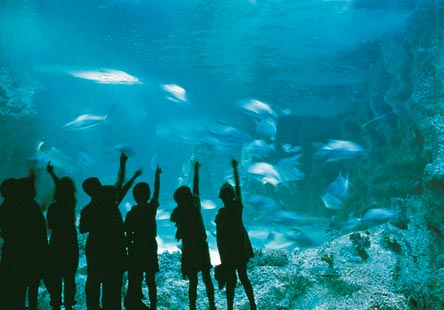
#> input picture hw1_2020fall/hw1_2020fall/code/writeup_docs/sun_aztvjgubyrgvirup.jpg, 444 x 310 px, found by its file name
$ python main.py
#> lines starting #> are read from the running program, lines starting #| are printed output that depends on the picture
#> in main, img is the input picture: PIL image 444x310 RGB; mean R, G, B 11.9, 120.5, 136.3
### hw1_2020fall/hw1_2020fall/code/visual_words.py
import os, multiprocessing
from os.path import join, isfile

import numpy as np
from PIL import Image
import scipy.ndimage
import skimage.color
import random
import visual_words

from functools import partial
from sklearn import cluster
from multiprocessing import Pool


def extract_filter_responses(opts, img):
    '''
    Extracts the filter responses for the given image.

    [input]
    * opts    : options
    * img    : numpy.ndarray of shape (H,W) or (H,W,3)
    [output]
    * filter_responses: numpy.ndarray of shape (H,W,3F)
    '''

    filter_scales = opts.filter_scales

    # if image is grayscale, convert to 3-channel
    if img.ndim < 3:
        img = np.stack((img,)*3, axis=-1)

    # if values are not between 0 and 1, normalize
    maxval = np.amax(img)
#> maxval = 1
    minval = np.amin(img)
#> minval = 0
    if maxval > 1 or minval < 0:
        img = (img - minval) / (maxval - minval)

    # if img is not of type float, cast to float
    if img.dtype != 'float32':
        img = img.astype(float)

    # collect dimension of img
    shape = np.shape(img)
#> shape = (310, 444, 3)
    height = shape[0]
#> height = 310
    width = shape[1]
#> width = 444
    depth = shape[2]
#> depth = 3

    img = skimage.color.rgb2lab(img)
#> img: shape (310, 444, 3) float32; mean of channels 0, 1, 2 45.7, -20.1, -15.4

    filter_responses = np.ndarray((height,width,0))
#> filter_responses = empty array

    # apply four filters across each pixel channel
    for sigma in filter_scales:

        g_filtered = np.ndarray((height,width,0))
        for i in range(depth):
            channel = img[:,:,i]
            # apply gaussian filter
            temp = scipy.ndimage.gaussian_filter(channel, sigma)
            temp = temp[...,np.newaxis] # add third dimension for concatenation
            g_filtered = np.concatenate((g_filtered, temp), axis=2)

        gl_filtered = np.ndarray((height,width,0))
        for i in range(depth):
            channel = img[:,:,i]
            # apply gaussian laplace filter
            temp = scipy.ndimage.gaussian_laplace(channel, sigma)
            temp = temp[...,np.newaxis] # add third dimension for concatenation
            gl_filtered = np.concatenate((gl_filtered, temp), axis=2)

        gx_filtered = np.ndarray((height,width,0))
        for i in range(depth):
            channel = img[:,:,i]
            # apply horizontal gaussian filter
            temp = scipy.ndimage.gaussian_filter(channel, sigma, (0,1))
            temp = temp[...,np.newaxis] # add third dimension for concatenation
            gx_filtered = np.concatenate((gx_filtered, temp), axis=2)

        gy_filtered = np.ndarray((height,width,0))
        for i in range(depth):
            channel = img[:,:,i]
            # apply vertical gaussian filter
            temp = scipy.ndimage.gaussian_filter(channel, sigma, (1,0))
            temp = temp[...,np.newaxis] # add third dimension for concatenation
            gy_filtered = np.concatenate((gy_filtered, temp), axis=2)

        # concatentate all filters into one array
        temp_stack = np.concatenate((g_filtered, gl_filtered, gx_filtered, gy_filtered), axis=2)

        # add all filters for one channel to final array
        filter_responses = np.concatenate((filter_responses, temp_stack), axis=2)
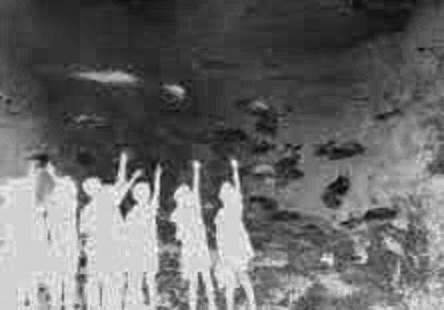
#> channel: shape (310, 444) float32; min -38.09, max 16.19, mean -15.42; drawn with min black and max white

    return filter_responses

# ADDED INPUT
# [121 lines left out: functions compute_dictionary_one_image, compute_dictionary, get_visual_words, not called in this run]


### hw1_2020fall/hw1_2020fall/code/util.py
import numpy as np
import matplotlib.pyplot as plt
import multiprocessing

# [5 lines left out: function get_num_CPU, not called in this run]

def display_filter_responses(opts, response_maps):
    '''
    Visualizes the filter response maps.

    [input]
    * response_maps: a numpy.ndarray of shape (H,W,3F)
    '''

    n_scale = len(opts.filter_scales)
    plt.figure(1)

    for i in range(n_scale*4):
        plt.subplot(n_scale, 4, i+1)
        resp = response_maps[:, :, i*3:i*3 + 3]
        resp_min = resp.min(axis=(0,1), keepdims=True)
        resp_max = resp.max(axis=(0,1), keepdims=True)
        resp = (resp - resp_min)/(resp_max - resp_min)
        plt.imshow(resp)
        plt.axis("off")
#> this loop made 8 passes
#> (resp_min, resp_max) on passes 1 to 8: ([[7.73, -35.8, -35.67]], [[98.11, 2.74, 13.55]]), ([[-31.67, -7.54, -8.17]], [[20.99, 8.89, 8.54]]), ([[-30.27, -6.9, -11.2]], [[30.39, 7.53, 11.21]]), ([[-28.61, -8.5, -9.3]], [[19.55, 7.2, 9.59]]), ([[8.84, -34.15, -34.39]], [[96.56, 0.526, 10.01]]), ([[-8.28, -2.91, -4.04]], [[5.72, 2.58, 3.82]]), ([[-16.28, -3.58, -6.17]], [[16.37, 3.58, 6.13]]), ([[-14.34, -4.74, -4.48]], [[9.61, 4.12, 6.22]])
#> pass 1, in display_filter_responses, `resp = response_maps[:, :, i*3:i*3 + 3]`:
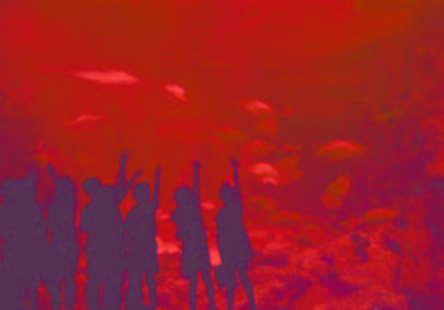
#> resp: shape (310, 444, 3) float64; mean of channels 0, 1, 2 45.7, -20.1, -15.4; drawn with min black and max white
#> pass 1, in display_filter_responses, `resp = (resp - resp_min)/(resp_max - resp_min)`:
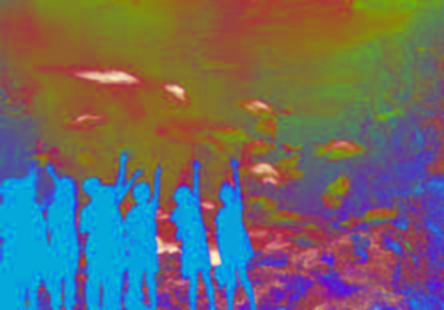
#> resp: shape (310, 444, 3) float64; mean of channels 0, 1, 2 0.42, 0.407, 0.411; drawn as R, G, B
#> pass 2, in display_filter_responses, `resp = response_maps[:, :, i*3:i*3 + 3]`:
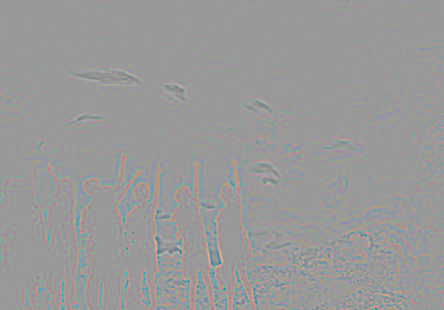
#> resp: shape (310, 444, 3) float64; mean of channels 0, 1, 2 0, 0, 0; drawn with min black and max white
#> pass 2, in display_filter_responses, `resp = (resp - resp_min)/(resp_max - resp_min)`:
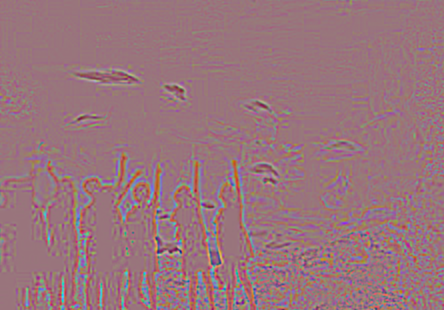
#> resp: shape (310, 444, 3) float64; mean of channels 0, 1, 2 0.601, 0.459, 0.489; drawn as R, G, B
#> after the loop:
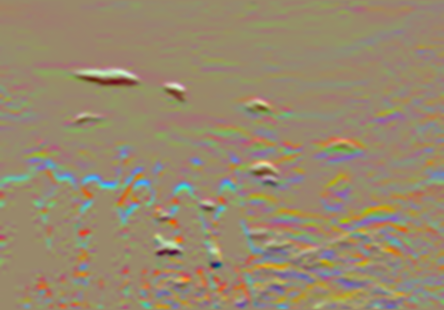
#> resp: shape (310, 444, 3) float64; mean of channels 0, 1, 2 0.596, 0.534, 0.427; drawn as R, G, B

    plt.subplots_adjust(left=0.05,right=0.95,top=0.95,bottom=0.05,wspace=0.05,hspace=0.05)
    plt.show()
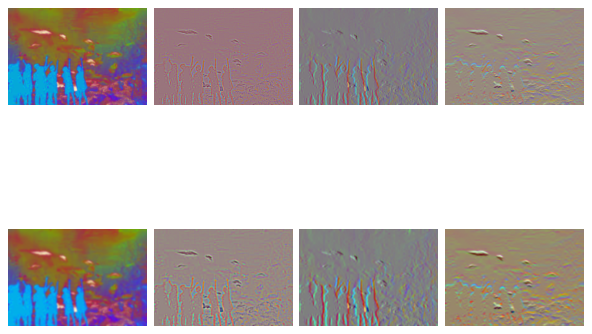
#> figure drawn by matplotlib, 8 panels

# [8 lines left out: function visualize_wordmap, not called in this run]

### hw1_2020fall/hw1_2020fall/code/opts.py
'''
Hyperparameters wrapped in argparse
This file contains most of tuanable parameters for this homework
You are asked to play around with them for Q3.1
It is recommended that you leave them as they are before getting to Q3.1

You can change the values by changing their default fields or by command-line
arguments. For example, "python main.py --filter-scales 2 5 --K 50"
'''

import argparse

def get_opts():
    parser = argparse.ArgumentParser(description='16-720 HW1: Scene Recognition')

    ## Paths
    parser.add_argument('--data-dir', type=str, default='../data',
                        help='data folder')
    parser.add_argument('--feat-dir', type=str, default='../feat',
                        help='feature folder')
    parser.add_argument('--out-dir', type=str, default='.',
                        help='output folder')

    ## Visual words (requires tuning)
    parser.add_argument('--filter-scales', nargs='+', type=float,
                        default=[1, 2],
                        help='a list of scales for all the filters')
    parser.add_argument('--K', type=int, default=10,
                        help='# of words')
    parser.add_argument('--alpha', type=int, default=25,
                        help='Using only a subset of alpha pixels in each image')

    ## Recognition system (requires tuning)
    parser.add_argument('--L', type=int, default=1,
                        help='# of layers in spatial pyramid matching (SPM)')

    ## Additional options (add your own hyperparameters here)

    ##
    opts = parser.parse_args()
    return opts

### hw1_2020fall/hw1_2020fall/code/main.py
from os.path import join

import numpy as np
from PIL import Image
import matplotlib.pyplot as plt

import util
import visual_words
import visual_recog
from opts import get_opts


def main():
    opts = get_opts()

    # ## Q1.1
    img_path = join(opts.data_dir, 'aquarium/sun_aztvjgubyrgvirup.jpg')
    img = Image.open(img_path)
    img = np.array(img).astype(np.float32)/255
    filter_responses = visual_words.extract_filter_responses(opts, img)
    util.display_filter_responses(opts, filter_responses)

    # Q1.2
    # n_cpu = util.get_num_CPU()
    # visual_words.compute_dictionary(opts, n_worker=n_cpu)

    # # Q1.3
    # dictionary = np.load(join(opts.out_dir, 'dictionary.npy'))
    # # wordmap = visual_words.get_visual_words(opts, img, dictionary)
    # # util.visualize_wordmap(wordmap)

    # # Q2.1-2.4, z==
    # #hist = visual_recog.get_feature_from_wordmap(opts, wordmap)
    # #hist_SPM = visual_recog.get_feature_from_wordmap_SPM(opts, wordmap)


    # # n_cpu = util.get_num_CPU()
    # visual_recog.build_recognition_system(opts, n_worker=n_cpu)

    # ## Q2.5
    # trained_system = np.load(join(opts.out_dir, 'trained_system.npz'))
    # n_cpu = util.get_num_CPU()
    # conf, accuracy = visual_recog.evaluate_recognition_system(opts, n_worker=n_cpu)

    # print(conf)
    # print(accuracy)
    # np.savetxt(join(opts.out_dir, 'confmat9.csv'), conf, fmt='%d', delimiter=',')
    # np.savetxt(join(opts.out_dir, 'accuracy9.txt'), [accuracy], fmt='%g')


if __name__ == '__main__':
    main()
